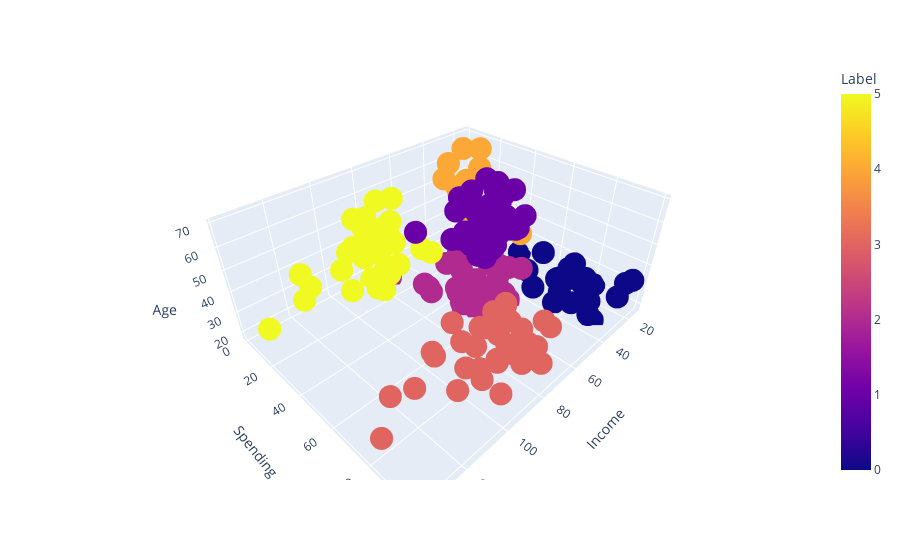

The code cell stored with this chart in its notebook:
### Code cell
import plotly.express as px
px.scatter_3d(data_frame=X2,x='Income',y='Spending',z='Age',color='Label')

### Figure 1 — Plotly figure (JSON) as saved in the notebook; plotly's stock layout.template omitted (floating-point values rounded to 4 significant figures; data arrays with more than 128 entries replaced by an {"elided": "..."} marker saying what was removed)
{"data": [{"hovertemplate": "Income=%{x}<br>Spending=%{y}<br>Age=%{z}<br>Label=%{marker.color}<extra></extra>", "legendgroup": "", "marker": {"color": {"elided": "200 int values"}, "coloraxis": "coloraxis", "symbol": "circle"}, "mode": "markers", "name": "", "scene": "scene", "showlegend": false, "type": "scatter3d", "x": {"elided": "200 int values"}, "y": {"elided": "200 int values"}, "z": {"elided": "200 int values"}}], "layout": {"coloraxis": {"colorbar": {"title": {"text": "Label"}}, "colorscale": [[0, "#0d0887"], [0.1111, "#46039f"], [0.2222, "#7201a8"], [0.3333, "#9c179e"], [0.4444, "#bd3786"], [0.5556, "#d8576b"], [0.6667, "#ed7953"], [0.7778, "#fb9f3a"], [0.8889, "#fdca26"], [1, "#f0f921"]]}, "legend": {"tracegroupgap": 0}, "margin": {"t": 60}, "scene": {"domain": {"x": [0, 1], "y": [0, 1]}, "xaxis": {"title": {"text": "Income"}}, "yaxis": {"title": {"text": "Spending"}}, "zaxis": {"title": {"text": "Age"}}}}}
